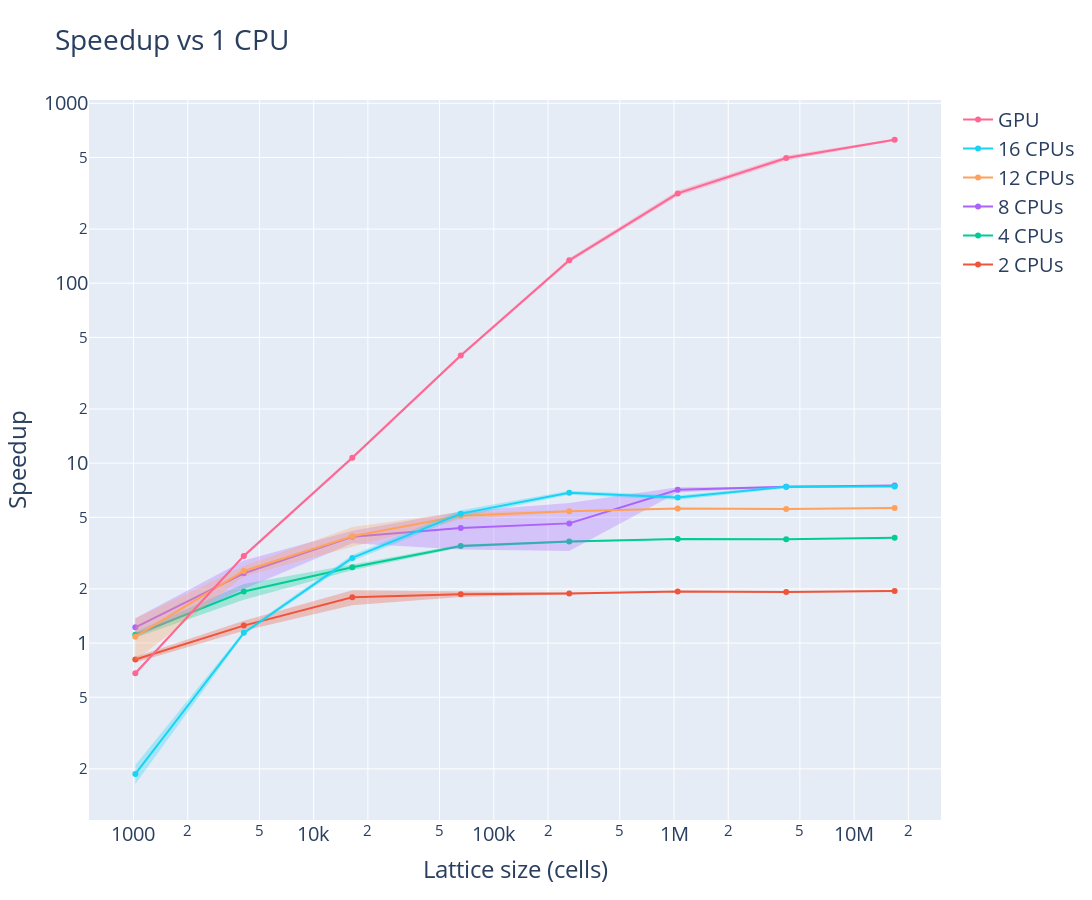

Notebook code cell kept with this figure:
### Code cell
fig = go.Figure()

for idx, (name, dfs, _) in enumerate(runs_parallel):
    for i, df in enumerate(dfs):
        dfs[i]["speedup"] = cpu_df["avgEvolveTime"] / df["avgEvolveTime"]

    df = pd.concat(dfs)
    df["size"] **= 2
    add_mean_std_trace(fig, df, name, idx + 1, "speedup")

fig.update_layout(title="Speedup vs 1 CPU", xaxis_title='Lattice size (cells)', yaxis_title="Speedup", **layout_settings)
fig.update_xaxes(type="log")
fig.update_yaxes(type="log")
fig.show()

### Figure 1 — Plotly figure (JSON) as saved in the notebook; plotly's stock layout.template omitted (floating-point values rounded to 4 significant figures)
{"data": [{"line": {"color": "#EF553B"}, "mode": "lines+markers", "name": "2 CPUs", "type": "scatter", "x": [1024, 4096, 16384, 65536, 262144, 1048576, 4194304, 16777216], "y": [0.81, 1.251, 1.796, 1.87, 1.885, 1.935, 1.92, 1.951]}, {"line": {"width": 0}, "mode": "lines", "name": "2 CPUs upper", "showlegend": false, "type": "scatter", "x": [1024, 4096, 16384, 65536, 262144, 1048576, 4194304, 16777216], "y": [0.8403, 1.331, 1.967, 1.935, 1.908, 1.943, 1.931, 1.966]}, {"fill": "tonexty", "fillcolor": "rgba(239, 85, 59, 0.30)", "line": {"width": 0}, "mode": "lines", "name": "2 CPUs lower", "showlegend": false, "type": "scatter", "x": [1024, 4096, 16384, 65536, 262144, 1048576, 4194304, 16777216], "y": [0.7796, 1.17, 1.625, 1.806, 1.861, 1.926, 1.908, 1.935]}, {"line": {"color": "#00CC96"}, "mode": "lines+markers", "name": "4 CPUs", "type": "scatter", "x": [1024, 4096, 16384, 65536, 262144, 1048576, 4194304, 16777216], "y": [1.113, 1.934, 2.637, 3.463, 3.668, 3.791, 3.777, 3.848]}, {"line": {"width": 0}, "mode": "lines", "name": "4 CPUs upper", "showlegend": false, "type": "scatter", "x": [1024, 4096, 16384, 65536, 262144, 1048576, 4194304, 16777216], "y": [1.156, 2.128, 2.735, 3.529, 3.72, 3.809, 3.784, 3.855]}, {"fill": "tonexty", "fillcolor": "rgba(0, 204, 150, 0.30)", "line": {"width": 0}, "mode": "lines", "name": "4 CPUs lower", "showlegend": false, "type": "scatter", "x": [1024, 4096, 16384, 65536, 262144, 1048576, 4194304, 16777216], "y": [1.07, 1.741, 2.538, 3.396, 3.615, 3.772, 3.769, 3.841]}, {"line": {"color": "#AB63FA"}, "mode": "lines+markers", "name": "8 CPUs", "type": "scatter", "x": [1024, 4096, 16384, 65536, 262144, 1048576, 4194304, 16777216], "y": [1.224, 2.441, 3.896, 4.355, 4.627, 7.105, 7.383, 7.513]}, {"line": {"width": 0}, "mode": "lines", "name": "8 CPUs upper", "showlegend": false, "type": "scatter", "x": [1024, 4096, 16384, 65536, 262144, 1048576, 4194304, 16777216], "y": [1.374, 2.881, 4.204, 5.393, 6.003, 7.348, 7.386, 7.517]}, {"fill": "tonexty", "fillcolor": "rgba(171, 99, 250, 0.30)", "line": {"width": 0}, "mode": "lines", "name": "8 CPUs lower", "showlegend": false, "type": "scatter", "x": [1024, 4096, 16384, 65536, 262144, 1048576, 4194304, 16777216], "y": [1.073, 2.0, 3.588, 3.317, 3.251, 6.861, 7.379, 7.51]}, {"line": {"color": "#FFA15A"}, "mode": "lines+markers", "name": "12 CPUs", "type": "scatter", "x": [1024, 4096, 16384, 65536, 262144, 1048576, 4194304, 16777216], "y": [1.085, 2.516, 3.924, 5.102, 5.407, 5.596, 5.565, 5.641]}, {"line": {"width": 0}, "mode": "lines", "name": "12 CPUs upper", "showlegend": false, "type": "scatter", "x": [1024, 4096, 16384, 65536, 262144, 1048576, 4194304, 16777216], "y": [1.37, 2.678, 4.415, 5.349, 5.463, 5.613, 5.58, 5.648]}, {"fill": "tonexty", "fillcolor": "rgba(255, 161, 90, 0.30)", "line": {"width": 0}, "mode": "lines", "name": "12 CPUs lower", "showlegend": false, "type": "scatter", "x": [1024, 4096, 16384, 65536, 262144, 1048576, 4194304, 16777216], "y": [0.7998, 2.355, 3.432, 4.855, 5.352, 5.578, 5.551, 5.634]}, {"line": {"color": "#19D3F3"}, "mode": "lines+markers", "name": "16 CPUs", "type": "scatter", "x": [1024, 4096, 16384, 65536, 262144, 1048576, 4194304, 16777216], "y": [0.1875, 1.14, 2.974, 5.242, 6.848, 6.435, 7.385, 7.425]}, {"line": {"width": 0}, "mode": "lines", "name": "16 CPUs upper", "showlegend": false, "type": "scatter", "x": [1024, 4096, 16384, 65536, 262144, 1048576, 4194304, 16777216], "y": [0.2103, 1.167, 3.091, 5.469, 7.016, 6.636, 7.523, 7.449]}, {"fill": "tonexty", "fillcolor": "rgba(25, 211, 243, 0.30)", "line": {"width": 0}, "mode": "lines", "name": "16 CPUs lower", "showlegend": false, "type": "scatter", "x": [1024, 4096, 16384, 65536, 262144, 1048576, 4194304, 16777216], "y": [0.1648, 1.113, 2.857, 5.014, 6.679, 6.234, 7.248, 7.401]}, {"line": {"color": "#FF6692"}, "mode": "lines+markers", "name": "GPU", "type": "scatter", "x": [1024, 4096, 16384, 65536, 262144, 1048576, 4194304, 16777216], "y": [0.6793, 3.051, 10.72, 39.6, 134.0, 315.6, 496.2, 627.2]}, {"line": {"width": 0}, "mode": "lines", "name": "GPU upper", "showlegend": false, "type": "scatter", "x": [1024, 4096, 16384, 65536, 262144, 1048576, 4194304, 16777216], "y": [0.6914, 3.115, 10.95, 40.48, 137.8, 326.1, 511.0, 635.1]}, {"fill": "tonexty", "fillcolor": "rgba(255, 102, 146, 0.30)", "line": {"width": 0}, "mode": "lines", "name": "GPU lower", "showlegend": false, "type": "scatter", "x": [1024, 4096, 16384, 65536, 262144, 1048576, 4194304, 16777216], "y": [0.6673, 2.988, 10.48, 38.72, 130.3, 305.1, 481.4, 619.3]}], "layout": {"font": {"size": 20}, "height": 900, "title": {"text": "Speedup vs 1 CPU"}, "width": 1500, "xaxis": {"title": {"text": "Lattice size (cells)"}, "type": "log"}, "yaxis": {"title": {"text": "Speedup"}, "type": "log"}}}
